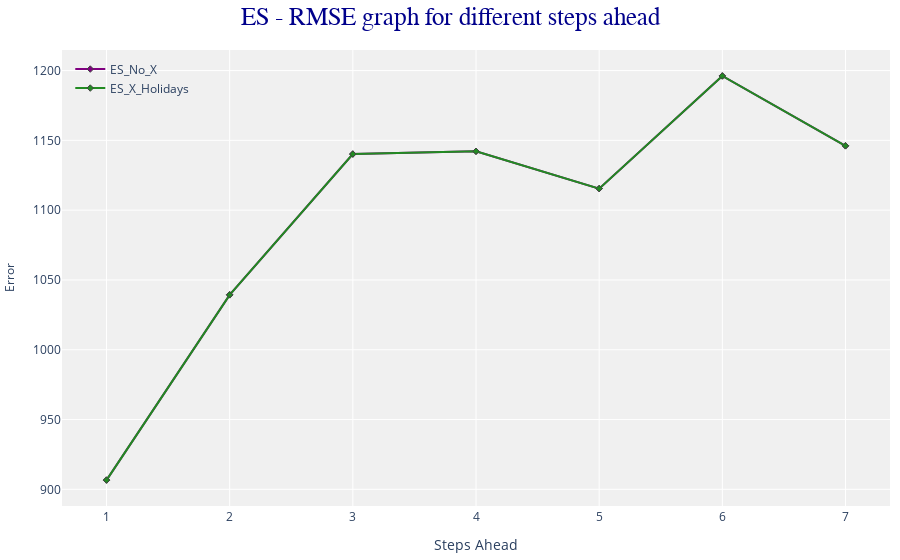

Source (notebook cell):
### Code cell
import plotly.graph_objects as go
fig = go.Figure()
fig.add_trace(
    go.Scatter(
        x=Scores['Steps_Ahead'],
        y=Scores['RMSE_ES'],
        #,	'RMSE_SARIMA_Holidays',	'RMSE_SARIMA_X_All']],
        name='ES_No_X',#	'SARIMAX_Holidays',	'SARIMA_X_All'],
        mode='lines+markers', 
        #mode = 'lines'
        marker= dict(size=5,
                     symbol = 'diamond',
                     #color ='RGB(251, 177, 36)',
                     line_width = 1
                   ),
        line = dict(color='purple', width=2)
    ))

fig.add_trace(
    go.Scatter(
        x=Scores['Steps_Ahead'],
        y=Scores['RMSE_ES_X(Holidays)'],
        #,	'RMSE_SARIMA_Holidays',	'RMSE_SARIMA_X_All']],
        name='ES_X_Holidays',#	'SARIMAX_Holidays',	'SARIMA_X_All'],
        mode='lines+markers', 
        #mode = 'lines'
        marker= dict(size=5,
                     symbol = 'diamond',
                     #color ='RGB(251, 177, 36)',
                     line_width = 1
                   ),
        line = dict(color='forestgreen', width=2)
    ))
fig.update_traces(texttemplate='%{text:.2s}')
#fig.update_layout(legend_title_text='Parameters',title_text='SARIMAX - RMSE for different steps ahead')
# strip down the rest of the plot
fig.update_layout(
    showlegend=True,
    plot_bgcolor="rgb(240,240,240)",
    margin=dict(t=50,l=10,b=10,r=10),
    title_text='ES - RMSE graph for different steps ahead',
    title_font_family="Times New Roman",
    title_font_size = 25,
    title_font_color="darkblue",
    title_x=0.5,
    xaxis=dict(
        title='Steps Ahead',tickfont_size=12,
        tickangle = 0,
        showgrid = True,
        zeroline = True,
        showline = True,
        showticklabels = True,
        dtick=1
    ),
    yaxis=dict(
        title='Error',
        titlefont_size=12,
        tickangle = 0,
        showticklabels = True,
        tickfont_size=12
    ),
    legend=dict(
        x=0.01,
        y=0.99,
        bgcolor='rgba(255, 255, 255, 0)',
        bordercolor='rgba(255, 255, 255, 0)'
    ),
    bargap=0.15
)
fig.show()

### Figure 1 — Plotly figure (JSON) as saved in the notebook; plotly's stock layout.template omitted (floating-point values rounded to 4 significant figures)
{"data": [{"line": {"color": "purple", "width": 2}, "marker": {"line": {"width": 1}, "size": 5, "symbol": "diamond"}, "mode": "lines+markers", "name": "ES_No_X", "texttemplate": "%{text:.2s}", "type": "scatter", "x": [1, 2, 3, 4, 5, 6, 7], "y": [906.6, 1039.0, 1140.0, 1142.0, 1115.0, 1196.0, 1146.0]}, {"line": {"color": "forestgreen", "width": 2}, "marker": {"line": {"width": 1}, "size": 5, "symbol": "diamond"}, "mode": "lines+markers", "name": "ES_X_Holidays", "texttemplate": "%{text:.2s}", "type": "scatter", "x": [1, 2, 3, 4, 5, 6, 7], "y": [906.6, 1039.0, 1140.0, 1142.0, 1115.0, 1196.0, 1146.0]}], "layout": {"bargap": 0.15, "legend": {"bgcolor": "rgba(255, 255, 255, 0)", "bordercolor": "rgba(255, 255, 255, 0)", "x": 0.01, "y": 0.99}, "margin": {"b": 10, "l": 10, "r": 10, "t": 50}, "plot_bgcolor": "rgb(240,240,240)", "showlegend": true, "title": {"font": {"color": "darkblue", "family": "Times New Roman", "size": 25}, "text": "ES - RMSE graph for different steps ahead", "x": 0.5}, "xaxis": {"dtick": 1, "showgrid": true, "showline": true, "showticklabels": true, "tickangle": 0, "tickfont": {"size": 12}, "title": {"text": "Steps Ahead"}, "zeroline": true}, "yaxis": {"showticklabels": true, "tickangle": 0, "tickfont": {"size": 12}, "title": {"font": {"size": 12}, "text": "Error"}}}}
